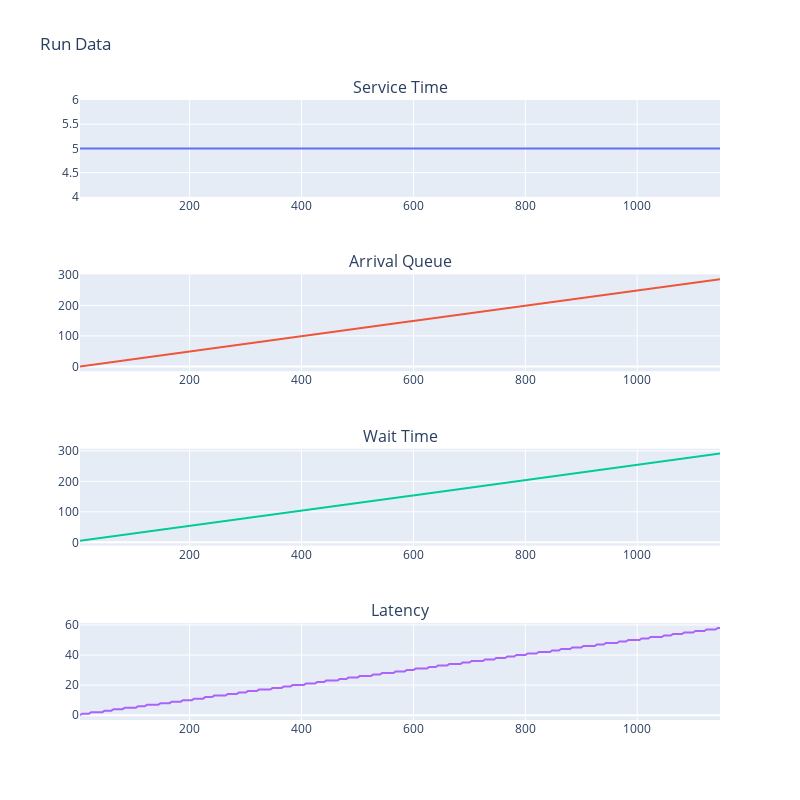

The code cell stored with this chart in its notebook:
### Code cell
fig = build_run_fig(Q)
fig.show()

### Figure 1 — Plotly figure (JSON) as saved in the notebook; plotly's stock layout.template omitted (floating-point values rounded to 4 significant figures; data arrays with more than 128 entries replaced by an {"elided": "..."} marker saying what was removed)
{"data": [{"type": "scatter", "x": {"elided": "287 int values"}, "xaxis": "x", "y": {"elided": "287 int values"}, "yaxis": "y"}, {"type": "scatter", "x": {"elided": "287 int values"}, "xaxis": "x2", "y": {"elided": "287 int values"}, "yaxis": "y2"}, {"type": "scatter", "x": {"elided": "287 int values"}, "xaxis": "x3", "y": {"elided": "287 int values"}, "yaxis": "y3"}, {"type": "scatter", "x": {"elided": "287 int values"}, "xaxis": "x4", "y": {"elided": "287 int values"}, "yaxis": "y4"}], "layout": {"annotations": [{"font": {"size": 16}, "showarrow": false, "text": "Service Time", "x": 0.5, "xanchor": "center", "xref": "paper", "y": 1, "yanchor": "bottom", "yref": "paper"}, {"font": {"size": 16}, "showarrow": false, "text": "Arrival Queue", "x": 0.5, "xanchor": "center", "xref": "paper", "y": 0.7188, "yanchor": "bottom", "yref": "paper"}, {"font": {"size": 16}, "showarrow": false, "text": "Wait Time", "x": 0.5, "xanchor": "center", "xref": "paper", "y": 0.4375, "yanchor": "bottom", "yref": "paper"}, {"font": {"size": 16}, "showarrow": false, "text": "Latency", "x": 0.5, "xanchor": "center", "xref": "paper", "y": 0.1562, "yanchor": "bottom", "yref": "paper"}], "height": 800, "showlegend": false, "title": {"text": "Run Data"}, "width": 800, "xaxis": {"anchor": "y", "domain": [0, 1]}, "xaxis2": {"anchor": "y2", "domain": [0, 1]}, "xaxis3": {"anchor": "y3", "domain": [0, 1]}, "xaxis4": {"anchor": "y4", "domain": [0, 1]}, "yaxis": {"anchor": "x", "domain": [0.8438, 1]}, "yaxis2": {"anchor": "x2", "domain": [0.5625, 0.7188]}, "yaxis3": {"anchor": "x3", "domain": [0.2812, 0.4375]}, "yaxis4": {"anchor": "x4", "domain": [0, 0.1562]}}}
